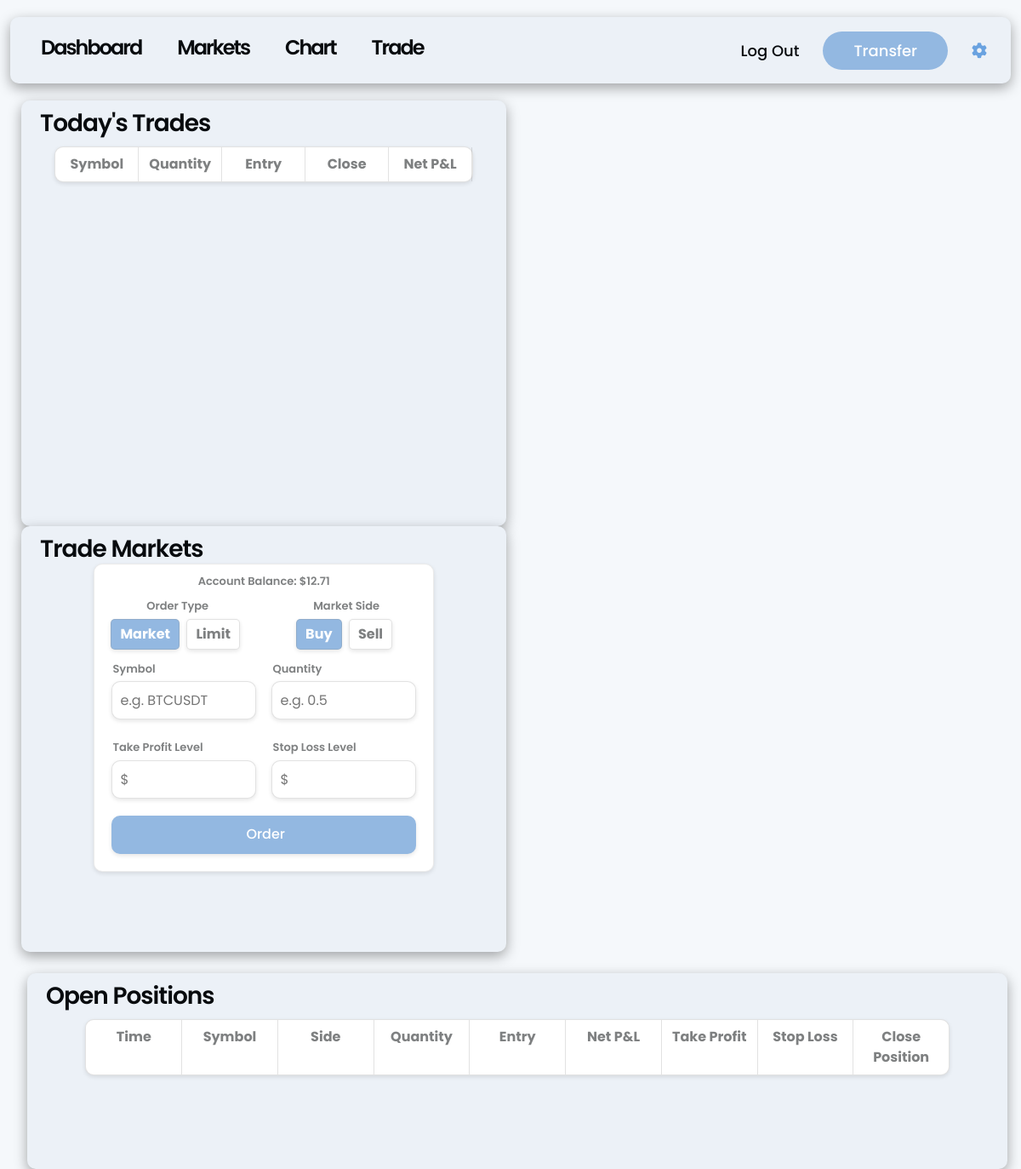
/trade/ (signed in), run on an earlier commit of the app's database.
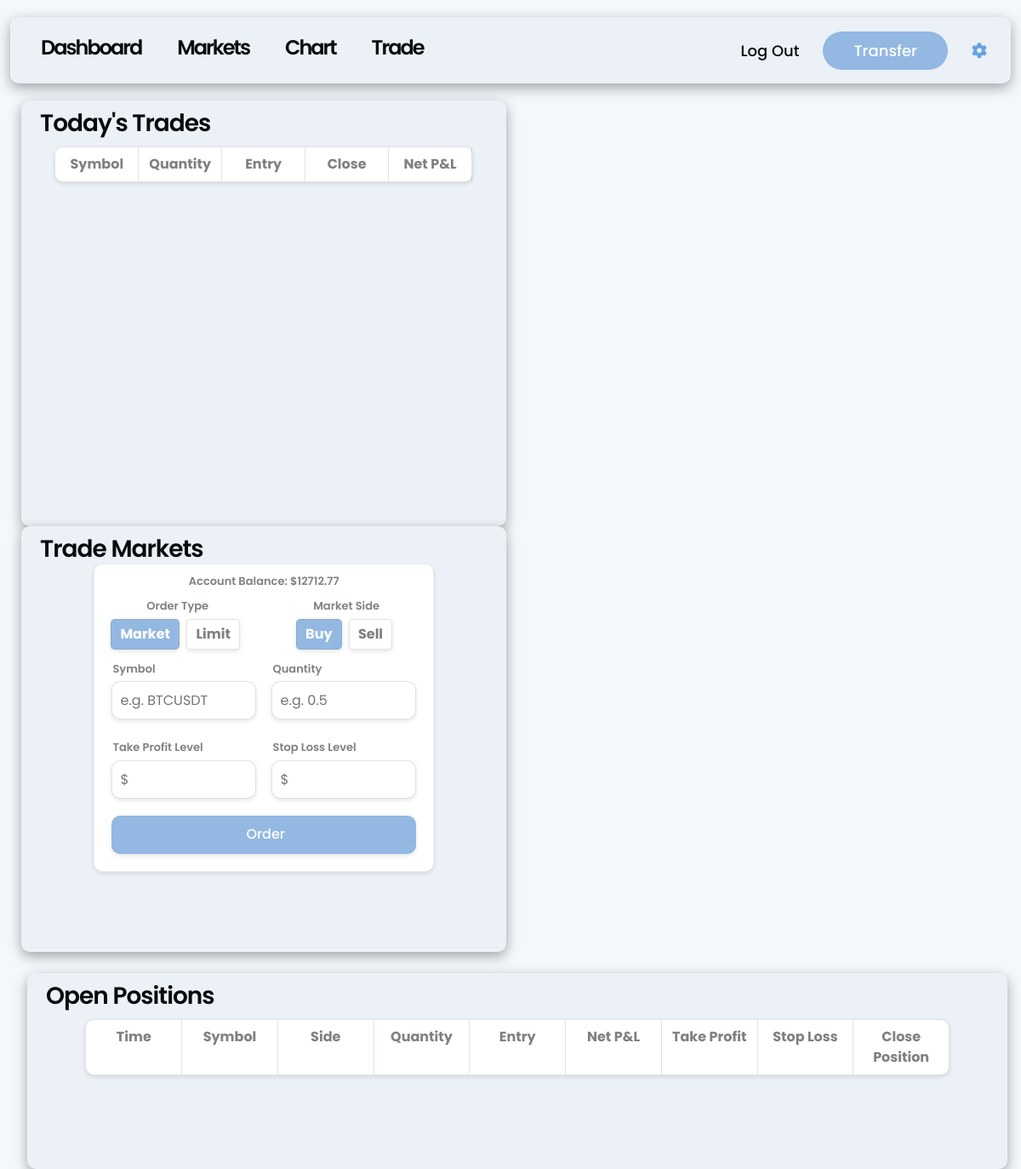
And on a later commit of the database.
### dashboard/models.py (models this page shows, shortened)
class UserProfile(models.Model):
    user = models.OneToOneField(User, on_delete=models.CASCADE, related_name='profile')
    account_balance = models.DecimalField(max_digits=10, decimal_places=2, null=False, default=0)
    deposit_amount_multiplier = models.IntegerField(default=1, null=False, blank=False)

### trade/views.py (the view, shortened to what this page needs)
# urls.py: path('trade/', include('trade.urls')),
@login_required
def trade(request):
    user = request.user
    user_profile = UserProfile.objects.get(user=user)
    todays_trades = TradeHistory.objects.filter(user=user, date=datetime.datetime.now().date())
    error_message = ''
    open_trades = []
    trade_historys = []
    for trade in todays_trades:
        if len(trade_historys) < 9:
            trade_historys.insert(0, trade)
        else:
            trade_historys.pop()
            trade_historys.insert(0, trade)
    context = {
        'open_trades': open_trades,
        'trade_historys': trade_historys,
        'account_balance': user_profile.account_balance,
        'error_message': error_message
    }
    return render(request, 'trade/trade.html', context)

### trade/templates/trade/trade.html (shortened to what the changed rows need)
{% extends 'base.html' %}
{% load static %}
{% block extra_css %}
    <link rel="stylesheet" type="text/css" href="{% static 'trade/css/trade.css' %}">
{% endblock %}
{% block content %}
    <div class="row">
        <div class="col-md-6 trade-sections box-shadow right">
            <h2 class="titles">Today's Trades</h2>
        </div>
        <div class="col-md-6 trade-sections box-shadow left">
            <h2 class="titles">Trade Markets</h2>
            <form action="{% url 'trade' %}" method="post" id="trade-form">
                <div class="form-section">
                    <p class="account-balance">Account Balance: ${{ account_balance }}</p>
                    <div class="order-type">
                        <p class="withdrawal-label order-type-text">Order Type</p>
                        <label class="radio-label" for="market">Market</label>
                        <label class="radio-label" for="limit">Limit</label>
                    </div>
                    <div class="order-type">
                        <p class="withdrawal-label order-type-text">Market Side</p>
                        <label class="radio-label" for="buy">Buy</label>
                        <label class="radio-label" for="sell">Sell</label>
                    </div>
                    <div class="input-group">
                        <div class="input-wrapper">
                        </div>
                        <div class="input-wrapper">
                        </div>
                    </div>
                    <div class="input-group">
                        <div class="input-wrapper">
                        </div>
                        <div class="input-wrapper">
                        </div>
                      </div>
                    <input type="submit" class="withdraw-button withdraw-input" value="Order">
                </div>
            </form>
        </div>
    </div>
    <div class="row">
        <div class="col-md-12 active-trades box-shadow">
            <h2 class="titles">Open Positions</h2>
        </div>
    </div>
{% endblock %}

What changed in the data, as far as the page shows it:
changed UserProfile: account_balance "12.71" → "12712.77"
